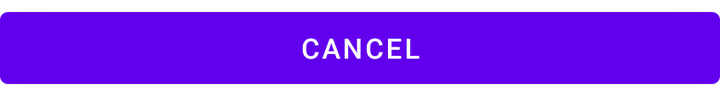
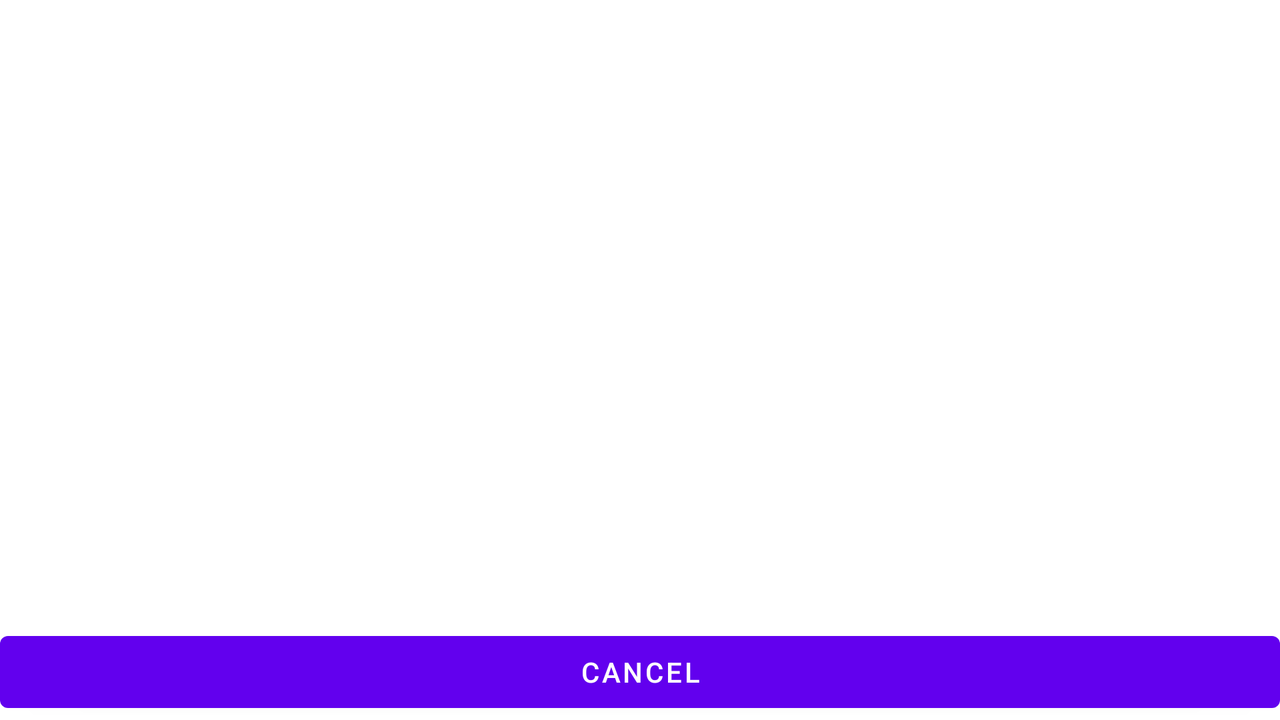

The same Android screen from two of the app's own layout files: first res/layout/ as a phone draws it, then the repository's variant for another configuration, drawn on a device whose configuration selects that folder. Both files follow.
<!-- AndroidManifest.xml: fallback theme Theme.MaterialComponents.DayNight.NoActionBar -->
<!-- res/layout/select_app.xml -->
<?xml version="1.0" encoding="utf-8"?>
<RelativeLayout android:layout_width="fill_parent" android:layout_height="wrap_content"
  xmlns:android="http://schemas.android.com/apk/res/android">
    <ListView android:id="@android:id/list" android:layout_width="fill_parent" android:layout_height="wrap_content" />
    <Button android:id="@id/button_cancel" android:layout_width="fill_parent" android:layout_height="wrap_content" android:text="@string/cancel" android:layout_below="@android:id/list" android:onClick="onClickCancel" />
</RelativeLayout>
<!-- resources referenced by this layout -->
<resources>
  <string name="cancel">Cancel</string>
</resources>
<!-- res/layout-land/select_app.xml (the repository's variant of the layout above) -->
<!-- drawn on the phone turned sideways -->
<?xml version="1.0" encoding="utf-8"?>
<RelativeLayout android:layout_width="fill_parent" android:layout_height="wrap_content"
  xmlns:android="http://schemas.android.com/apk/res/android">
    <Button android:id="@id/button_cancel" android:layout_width="fill_parent" android:layout_height="wrap_content" android:text="@string/cancel" android:layout_alignParentBottom="true" android:onClick="onClickCancel" />
    <ListView android:id="@android:id/list" android:layout_width="fill_parent" android:layout_height="wrap_content" android:layout_above="@id/button_cancel" />
</RelativeLayout>
